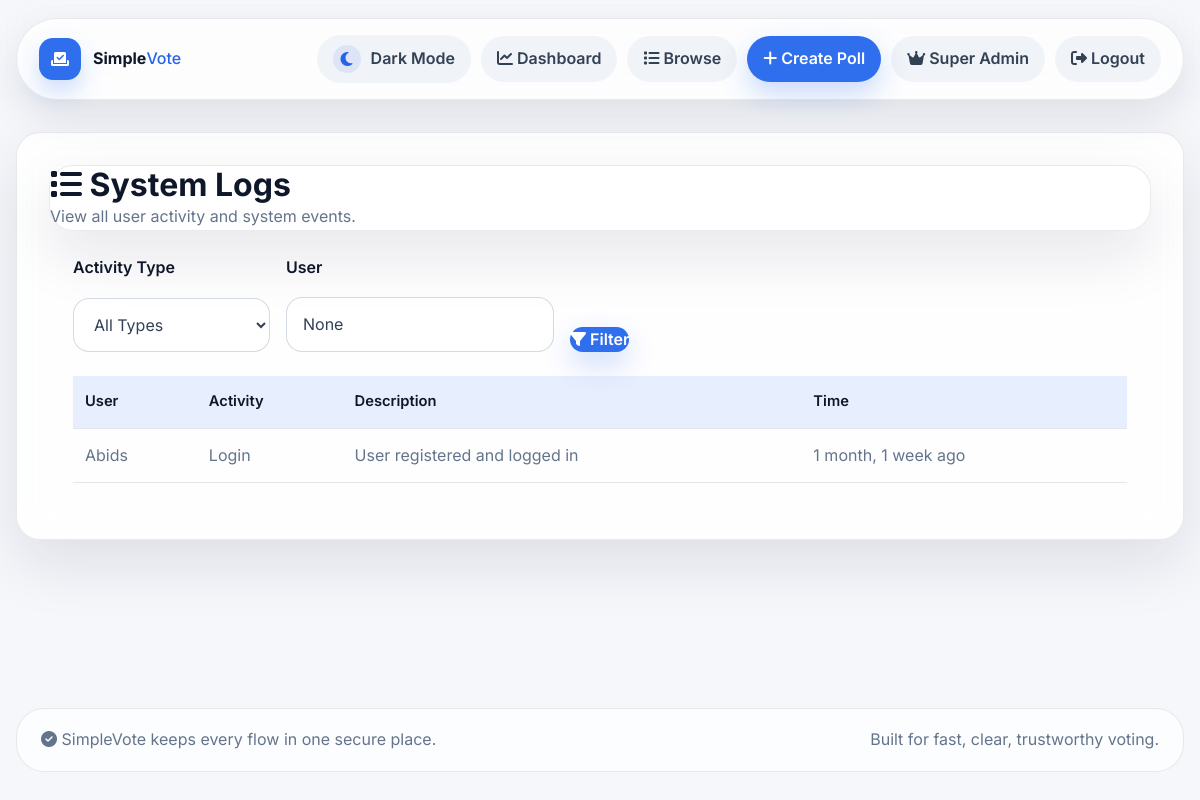
The app's page /voting/admin/logs/ (signed in), older data.
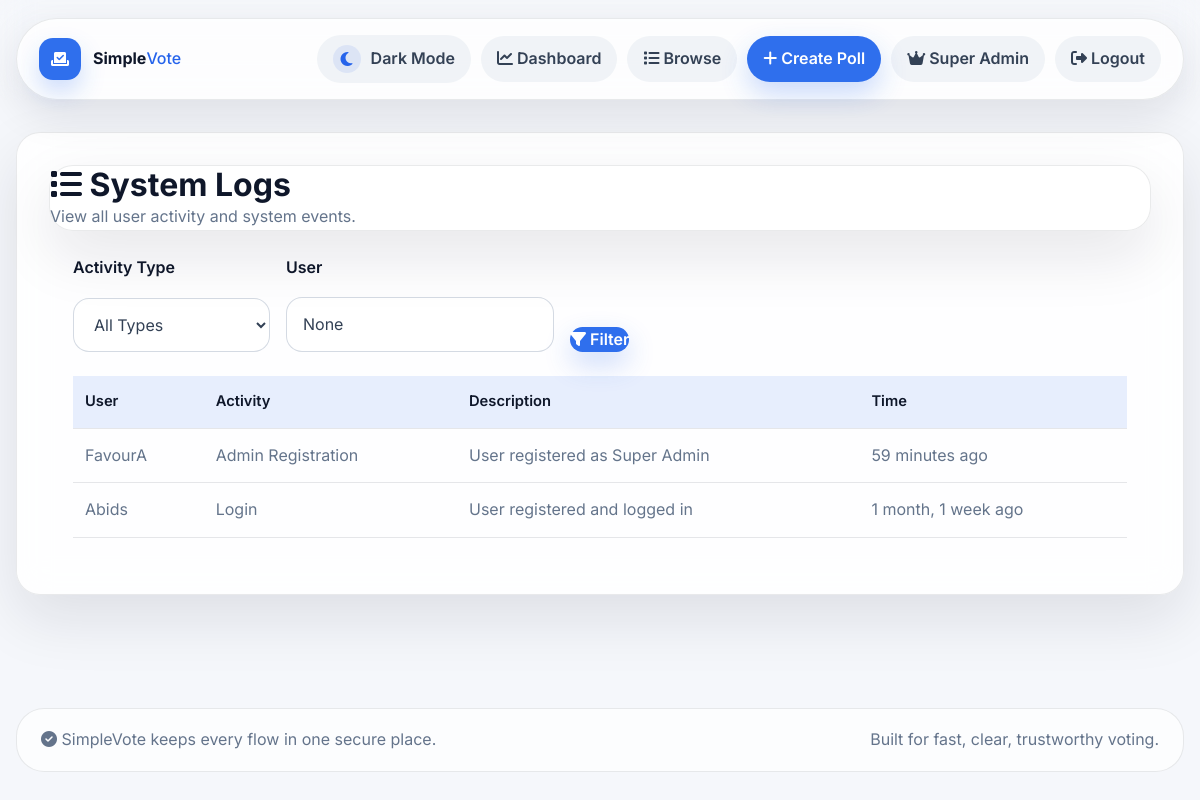
The same page, newer data.
### accounts/models.py (models this page shows, shortened)
class UserActivity(models.Model):
    user = models.ForeignKey(User, on_delete=models.CASCADE, related_name='activities')
    activity_type = models.CharField(max_length=50, choices=[
        ('poll_created', 'Poll Created'),
        ('vote_cast', 'Vote Cast'),
        ('poll_ended', 'Poll Ended'),
        ('profile_updated', 'Profile Updated'),
        ('login', 'Login'),
        ('logout', 'Logout'),
        ('registration', 'Registration'),
        ('admin_registration', 'Admin Registration'),
    ])
    description = models.TextField()
    timestamp = models.DateTimeField(auto_now_add=True)
    related_poll = models.ForeignKey('voting.Poll', on_delete=models.CASCADE, null=True, blank=True)
    class Meta:
        ordering = ['-timestamp']
        indexes = [
            models.Index(fields=['user', 'timestamp']),
            models.Index(fields=['activity_type', 'timestamp']),
        ]

class User(AbstractUser):
    email = models.EmailField(unique=True)
    bio = models.TextField(max_length=500, blank=True)
    avatar = models.ImageField(upload_to='avatars/', blank=True, null=True)
    date_of_birth = models.DateField(null=True, blank=True)
    location = models.CharField(max_length=100, blank=True)
    website = models.URLField(blank=True)
    phone_number = models.CharField(max_length=20, blank=True)
    is_verified = models.BooleanField(default=False)
    last_seen = models.DateTimeField(default=timezone.now)
    created_at = models.DateTimeField(auto_now_add=True)
    USERNAME_FIELD = 'email'
    REQUIRED_FIELDS = ['username']
    class Meta:
        ordering = ['-date_joined']

### voting/admin_views.py (the view)
# urls.py: path('admin/logs/', admin_views.system_logs, name='system_logs'),
@login_required
@user_passes_test(is_super_admin)
def system_logs(request):
    activities = UserActivity.objects.select_related('user').order_by('-timestamp')[:100]
    activity_type = request.GET.get('type')
    user_filter = request.GET.get('user')
    if activity_type:
        activities = activities.filter(activity_type=activity_type)
    if user_filter:
        activities = activities.filter(user__username__icontains=user_filter)
    context = {
        'activities': activities,
        'activity_type': activity_type,
        'user_filter': user_filter,
        'activity_types': UserActivity._meta.get_field('activity_type').choices,
    }
    return render(request, 'voting/system_logs.html', context)

### voting/admin_views.py (called while the page is built)
def is_super_admin(user):
    return user.is_superuser and user.is_staff

### templates/voting/system_logs.html (shortened to what this page needs)
{% extends 'base.html' %}
{% block content %}
<div class="page-shell">
    <div class="page-header">
        <h1><i class="fas fa-list"></i> System Logs</h1>
        <p>View all user activity and system events.</p>
    </div>
    <section class="logs-section">
        <form method="get" class="logs-filters">
            <div class="filter-row">
                <div class="filter-group">
                    <label for="activity_type">Activity Type</label>
                    <select id="activity_type" name="type">
                        <option value="">All Types</option>
                    </select>
                </div>
                <div class="filter-group">
                    <label for="user_filter">User</label>
                    <input type="text" id="user_filter" name="user" value="{{ user_filter }}" placeholder="Username search...">
                </div>
                <div class="filter-group">
                    <button type="submit" class="btn btn-primary" style="margin-top: auto;"><i class="fas fa-filter"></i> Filter</button>
                </div>
            </div>
        </form>
        {% if activities %}
            <table class="logs-table">
                <thead>
                    <tr>
                        <th>User</th>
                        <th>Activity</th>
                        <th>Description</th>
                        <th>Time</th>
                    </tr>
                </thead>
                <tbody>
                    {% for activity in activities %}
                        <tr>
                            <td>{{ activity.user.username }}</td>
                            <td>{{ activity.get_activity_type_display }}</td>
                            <td>{{ activity.description }}</td>
                            <td>{{ activity.timestamp|timesince }} ago</td>
                        </tr>
                    {% endfor %}
                </tbody>
            </table>
        {% else %}
            <div class="empty-state">
                <i class="fas fa-inbox"></i>
                <h3>No activity logs found</h3>
                <p>No activity records match your filter criteria.</p>
            </div>
        {% endif %}
    </section>
</div>
{% endblock %}

Row changes from the older to the newer data that the page shows:
added UserActivity: user.username "FavourA", activity_type "Admin Registration", description "User registered as Super Admin", timestamp "59 minutes"
